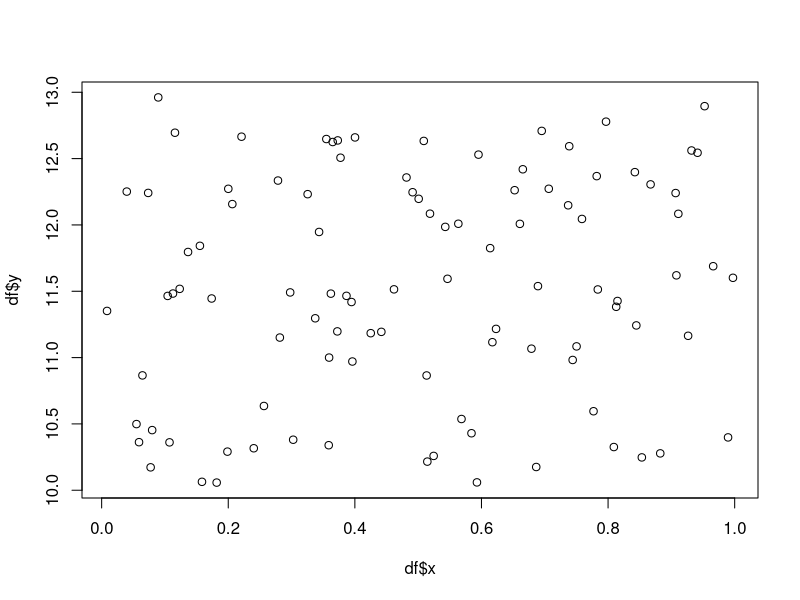
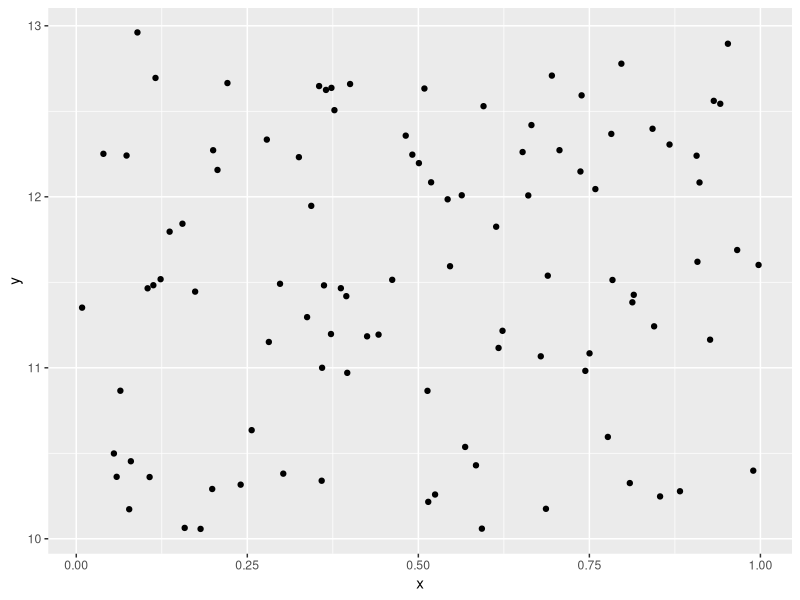

R code for these plots, in order:
# So I can type here, and the changes are seen on the other file

# So cool!

runif(1)

# So as I begin to code, you'll see it here!

# And you don't even need to have R installed, can view from the browser!

# Insane!

runif(1) * runif(1)

# you can't change code, but you can comment on code, live from the browser.


# this is so much more advanced than RStudio!!!

df <- data.frame(x = runif(100,0,1),
           y = runif(100,10,13))

plot(df$x, df$y)
library(ggplot2)
ggplot(data = df,aes(x =x, y = y))+
geom_point()


